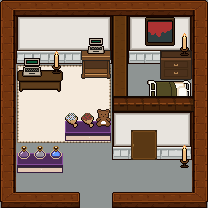

This game map was drawn from its Tiled (.tmx) file and the tilesets committed beside it. A one-line description and the full map source follow:
An orthogonal 13x13 tile map with 16x16 px tiles, 6 tile layers (Tile, Carpet, Wall, Furniture, ...), 5 tilesets and 20 objects (4x furniture_desc, general_out, room_in_general, general_working, general_looking, ...).

<map version="1.10" tiledversion="1.12.2" orientation="orthogonal" renderorder="right-down" width="13" height="13" tilewidth="16" tileheight="16" infinite="0" nextlayerid="11" nextobjectid="22">
 <tileset firstgid="1" source="UI_Component.tsx" />
 <tileset firstgid="257" source="cowshed.tsx" />
 <tileset firstgid="513" source="generalStore.tsx" />
 <tileset firstgid="769" source="farmStore.tsx" />
 <tileset firstgid="1025" source="cafe.tsx" />
 <layer id="2" name="Tile" width="13" height="13" locked="1">
  <data encoding="csv">
579,579,579,579,579,579,579,579,579,579,579,579,579,
579,579,579,579,579,579,579,579,579,579,579,579,579,
579,579,579,579,579,579,579,579,579,579,579,579,579,
579,579,579,579,579,579,579,579,579,579,579,579,579,
579,579,579,579,579,579,579,579,579,579,579,579,579,
579,579,579,579,579,579,579,579,579,579,579,579,579,
579,579,579,579,579,579,579,579,579,579,579,579,579,
579,579,579,579,579,579,579,579,579,579,579,579,579,
579,579,579,579,579,579,579,579,579,579,579,579,579,
579,579,579,579,579,579,579,579,579,579,579,579,579,
579,579,579,579,579,579,579,579,579,579,579,579,579,
579,579,579,579,579,579,579,579,579,579,579,579,579,
579,579,579,579,579,579,579,579,579,579,579,579,579
</data>
 </layer>
 <layer id="6" name="Carpet" width="13" height="13" locked="1">
  <data encoding="csv">
0,0,0,0,0,0,0,0,0,0,0,0,0,
0,0,0,0,0,0,0,0,0,0,0,0,0,
0,0,0,0,0,0,0,0,0,0,0,0,0,
0,0,0,0,0,0,0,0,0,0,0,0,0,
0,570,571,571,571,571,572,0,0,0,0,0,0,
0,586,587,587,587,587,588,0,0,0,0,0,0,
0,586,587,587,587,587,588,0,0,0,0,0,0,
0,586,587,587,587,587,588,0,0,0,0,0,0,
0,602,603,603,603,603,604,0,0,0,0,0,0,
0,0,0,0,0,0,0,0,0,0,0,0,0,
0,0,0,0,0,0,0,0,0,0,0,0,0,
0,0,0,0,0,0,0,0,0,0,0,0,0,
0,0,0,0,0,0,0,0,0,0,0,0,0
</data>
 </layer>
 <layer id="1" name="Wall" width="13" height="13" locked="1">
  <data encoding="csv">
113,114,114,114,114,114,114,114,114,114,114,114,115,
129,548,549,549,549,549,550,273,548,549,549,550,211,
129,564,565,565,565,565,566,273,564,565,565,566,211,
129,580,581,581,581,581,582,273,580,581,581,582,211,
129,0,0,0,0,0,0,273,0,0,0,0,211,
129,0,0,0,0,0,0,273,0,0,0,0,211,
129,0,0,0,0,0,0,148,149,149,149,149,150,
129,0,0,0,0,0,0,548,549,549,549,550,211,
129,0,0,0,0,0,0,564,565,565,565,566,211,
129,0,0,0,0,0,0,580,581,581,581,582,211,
129,0,0,0,0,0,0,0,0,0,0,0,211,
129,0,0,0,0,0,0,0,0,0,0,0,211,
225,226,226,226,98,0,0,97,226,226,226,226,227
</data>
 </layer>
 <layer id="3" name="Furniture" width="13" height="13" locked="1">
  <data encoding="csv">
0,0,0,0,0,0,0,0,0,0,0,0,0,
0,0,0,0,0,0,0,0,0,0,0,0,0,
0,0,0,0,0,0,0,0,0,0,0,0,0,
0,0,0,0,0,1175,1176,0,0,0,515,516,0,
0,833,835,836,0,1191,1192,0,0,0,531,532,0,
0,849,851,852,0,0,0,0,0,534,535,536,0,
0,0,0,0,0,0,0,0,0,0,0,0,0,
0,0,0,0,545,546,547,0,0,0,0,0,0,
0,0,0,0,561,562,563,0,0,0,0,0,0,
0,545,546,547,0,0,0,0,0,0,0,0,0,
0,561,562,563,0,0,0,0,0,0,0,0,0,
0,0,0,0,0,0,0,0,0,0,0,0,0,
0,0,0,0,0,0,0,0,0,0,0,0,0
</data>
 </layer>
 <layer id="4" name="Deco" width="13" height="13" locked="1">
  <data encoding="csv">
0,0,0,0,0,0,0,0,0,0,0,0,0,
0,0,0,0,0,0,0,0,0,551,552,0,0,
0,0,0,0,0,1137,1138,0,0,567,568,0,0,
0,769,770,0,0,1153,1154,0,0,0,0,0,0,
0,785,786,0,0,0,0,0,0,0,0,0,0,
0,0,0,0,0,0,0,0,0,0,0,0,0,
0,0,0,0,0,0,537,0,0,0,0,0,0,
0,0,0,0,539,538,553,0,0,0,0,0,0,
0,0,0,0,0,0,0,0,513,514,0,0,0,
0,522,523,524,0,0,0,0,529,530,0,0,0,
0,0,0,0,0,0,0,0,0,0,0,0,0,
0,0,0,0,0,0,0,0,0,0,0,0,0,
0,0,0,0,0,0,0,0,0,0,0,0,0
</data>
 </layer>
 <layer id="5" name="Light" width="13" height="13" locked="1">
  <data encoding="csv">
0,0,0,0,0,0,0,0,0,0,0,0,0,
0,0,0,0,0,0,0,0,0,0,0,0,0,
0,0,0,0,0,0,0,0,0,0,0,517,0,
0,0,0,578,0,0,0,0,0,0,0,533,0,
0,0,0,594,0,0,0,0,0,0,0,0,0,
0,0,0,0,0,0,0,0,0,0,0,0,0,
0,0,0,0,0,0,0,0,0,0,0,0,0,
0,0,0,0,0,0,0,0,0,0,0,0,0,
0,0,0,0,0,0,0,0,0,0,0,0,0,
0,0,0,0,0,0,0,0,0,0,0,517,0,
0,0,0,0,0,0,0,0,0,0,0,533,0,
0,0,0,0,0,0,0,0,0,0,0,0,0,
0,0,0,0,0,0,0,0,0,0,0,0,0
</data>
 </layer>
 <objectgroup id="7" name="Warp" visible="0" locked="1">
  <object id="1" name="general_out" x="80" y="191.75" width="32.25" height="16">
   <properties>
    <property name="target_map" value="plaza4" />
    <property name="target_spawn" value="general_exit" />
   </properties>
  </object>
  <object id="6" name="room_in_general" x="143" y="166.5">
   <properties>
    <property name="target_map" value="general_interior" />
    <property name="target_spawn" value="general_room_enterance" />
   </properties>
  </object>
 </objectgroup>
 <objectgroup id="8" name="Spawn" visible="0" locked="1">
  <object id="3" name="general_working" x="32" y="72" />
  <object id="4" name="general_looking" x="48" y="176" />
  <object id="5" name="general_room_enterance" x="144" y="80" />
  <object id="7" name="general_enterance" x="104" y="197.5" />
  <object id="16" name="marr_heart_npc" x="101" y="150" />
  <object id="17" name="marr_heart_player" x="74" y="150" />
 </objectgroup>
 <objectgroup id="9" name="Interactable" visible="0" locked="1">
  <object id="8" name="cash_register" x="24" y="89.75" width="16" height="16">
   <properties>
    <property name="shop_id" value="marr_shop" />
   </properties>
  </object>
  <object id="18" name="furniture_desc" x="128" y="160" width="32" height="16">
   <properties>
    <property name="id" value="door" />
   </properties>
  </object>
  <object id="19" name="furniture_desc" x="64" y="144" width="48" height="16">
   <properties>
    <property name="id" value="goods" />
   </properties>
  </object>
  <object id="20" name="furniture_desc" x="16" y="176" width="48" height="16">
   <properties>
    <property name="id" value="goods" />
   </properties>
  </object>
  <object id="21" name="furniture_desc" x="80" y="80" width="32" height="16">
   <properties>
    <property name="id" value="calc" />
   </properties>
  </object>
 </objectgroup>
 <objectgroup id="10" name="YSortAnchor" visible="0" locked="1">
  <object id="9" name="wall1" x="16" y="16" width="176" height="48">
   <properties>
    <property name="layer" value="Wall,Deco,Light" />
   </properties>
  </object>
  <object id="10" name="wall2" x="112" y="112" width="80" height="48" />
  <object id="11" name="light1" x="176" y="144" width="16" height="32" />
  <object id="12" name="desk1" x="16" y="48" width="48" height="48">
   <properties>
    <property name="layer" value="Deco,Furniture,Light" />
   </properties>
  </object>
  <object id="13" name="desk2" x="64" y="96" width="48" height="48" />
  <object id="14" name="desk3" x="16" y="144" width="48" height="32" />
  <object id="15" name="desk4" x="80" y="32" width="32" height="48" />
 </objectgroup>
</map>
